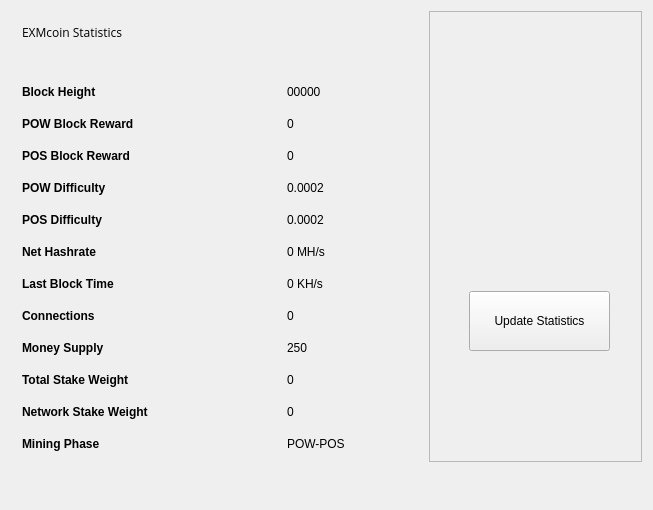
<?xml version="1.0" encoding="UTF-8"?>
<ui version="4.0">
 <class>StatisticsPage</class>
 <widget class="QWidget" name="StatisticsPage">
  <property name="windowModality">
   <enum>Qt::NonModal</enum>
  </property>
  <property name="geometry">
   <rect>
    <x>0</x>
    <y>0</y>
    <width>653</width>
    <height>510</height>
   </rect>
  </property>
  <property name="windowTitle">
   <string>Digging</string>
  </property>
  <property name="styleSheet">
   <string notr="true">font-family:'Open Sans, sans-serif';</string>
  </property>
  <layout class="QGridLayout" name="gridLayout">
   <property name="sizeConstraint">
    <enum>QLayout::SetMaximumSize</enum>
   </property>
   <item row="0" column="1">
    <widget class="QFrame" name="frame">
     <property name="minimumSize">
      <size>
       <width>213</width>
       <height>0</height>
      </size>
     </property>
     <property name="frameShape">
      <enum>QFrame::StyledPanel</enum>
     </property>
     <property name="frameShadow">
      <enum>QFrame::Raised</enum>
     </property>
     <widget class="QPushButton" name="startButton">
      <property name="geometry">
       <rect>
        <x>40</x>
        <y>280</y>
        <width>141</width>
        <height>60</height>
       </rect>
      </property>
      <property name="sizePolicy">
       <sizepolicy hsizetype="Fixed" vsizetype="Fixed">
        <horstretch>0</horstretch>
        <verstretch>0</verstretch>
       </sizepolicy>
      </property>
      <property name="minimumSize">
       <size>
        <width>120</width>
        <height>60</height>
       </size>
      </property>
      <property name="autoFillBackground">
       <bool>false</bool>
      </property>
      <property name="styleSheet">
       <string notr="true"/>
      </property>
      <property name="text">
       <string>Update Statistics</string>
      </property>
     </widget>
     <widget class="QLabel" name="label">
      <property name="geometry">
       <rect>
        <x>10</x>
        <y>10</y>
        <width>191</width>
        <height>191</height>
       </rect>
      </property>
      <property name="text">
       <string/>
      </property>
      <property name="pixmap">
       <pixmap resource="../bitcoin.qrc">:/icons/coinbg</pixmap>
      </property>
      <property name="scaledContents">
       <bool>true</bool>
      </property>
     </widget>
    </widget>
   </item>
   <item row="0" column="0">
    <widget class="QFrame" name="gridFrame_2">
     <layout class="QGridLayout" name="gridLayout_4">
      <item row="3" column="0">
       <layout class="QFormLayout" name="formLayout_2">
        <property name="fieldGrowthPolicy">
         <enum>QFormLayout::FieldsStayAtSizeHint</enum>
        </property>
        <property name="horizontalSpacing">
         <number>139</number>
        </property>
        <property name="verticalSpacing">
         <number>18</number>
        </property>
        <property name="rightMargin">
         <number>0</number>
        </property>
        <item row="1" column="0">
         <widget class="QLabel" name="label_14">
          <property name="text">
           <string>&lt;html&gt;&lt;head/&gt;&lt;body&gt;&lt;p&gt;&lt;span style=&quot; font-weight:600;&quot;&gt;Block Height&lt;/span&gt;&lt;/p&gt;&lt;/body&gt;&lt;/html&gt;</string>
          </property>
         </widget>
        </item>
        <item row="1" column="1">
         <widget class="QLabel" name="heightBox">
          <property name="text">
           <string>00000</string>
          </property>
         </widget>
        </item>
        <item row="2" column="0">
         <widget class="QLabel" name="label_12">
          <property name="text">
           <string>&lt;html&gt;&lt;head/&gt;&lt;body&gt;&lt;p&gt;&lt;span style=&quot; font-weight:600;&quot;&gt;POW Block Reward&lt;/span&gt;&lt;/p&gt;&lt;/body&gt;&lt;/html&gt;</string>
          </property>
         </widget>
        </item>
        <item row="2" column="1">
         <widget class="QLabel" name="rewardBox">
          <property name="text">
           <string>0</string>
          </property>
         </widget>
        </item>
        <item row="3" column="0">
         <widget class="QLabel" name="label_17">
          <property name="text">
           <string>&lt;html&gt;&lt;head/&gt;&lt;body&gt;&lt;p&gt;&lt;span style=&quot; font-weight:600;&quot;&gt;POS Block Reward&lt;/span&gt;&lt;/p&gt;&lt;/body&gt;&lt;/html&gt;</string>
          </property>
         </widget>
        </item>
        <item row="3" column="1">
         <widget class="QLabel" name="posrewardBox">
          <property name="text">
           <string>0</string>
          </property>
         </widget>
        </item>
        <item row="4" column="0">
         <widget class="QLabel" name="label_13">
          <property name="text">
           <string>&lt;html&gt;&lt;head/&gt;&lt;body&gt;&lt;p&gt;&lt;span style=&quot; font-weight:600;&quot;&gt;POW Difficulty&lt;/span&gt;&lt;/p&gt;&lt;/body&gt;&lt;/html&gt;</string>
          </property>
         </widget>
        </item>
        <item row="4" column="1">
         <widget class="QLabel" name="diffBox">
          <property name="text">
           <string>0.0002</string>
          </property>
         </widget>
        </item>
        <item row="5" column="0">
         <widget class="QLabel" name="label_9">
          <property name="text">
           <string>&lt;html&gt;&lt;head/&gt;&lt;body&gt;&lt;p&gt;&lt;span style=&quot; font-weight:600;&quot;&gt;POS Difficulty&lt;/span&gt;&lt;/p&gt;&lt;/body&gt;&lt;/html&gt;</string>
          </property>
         </widget>
        </item>
        <item row="5" column="1">
         <widget class="QLabel" name="diffBox2">
          <property name="text">
           <string>0.0002</string>
          </property>
         </widget>
        </item>
        <item row="6" column="1">
         <widget class="QLabel" name="pawrateBox">
          <property name="text">
           <string>0 MH/s</string>
          </property>
         </widget>
        </item>
        <item row="7" column="0">
         <widget class="QLabel" name="label3_2">
          <property name="sizePolicy">
           <sizepolicy hsizetype="Preferred" vsizetype="Maximum">
            <horstretch>0</horstretch>
            <verstretch>0</verstretch>
           </sizepolicy>
          </property>
          <property name="text">
           <string>&lt;html&gt;&lt;head/&gt;&lt;body&gt;&lt;p&gt;&lt;span style=&quot; font-weight:600;&quot;&gt;Last Block Time&lt;/span&gt;&lt;/p&gt;&lt;/body&gt;&lt;/html&gt;</string>
          </property>
         </widget>
        </item>
        <item row="7" column="1">
         <widget class="QLabel" name="localBox">
          <property name="text">
           <string>0 KH/s</string>
          </property>
         </widget>
        </item>
        <item row="8" column="0">
         <widget class="QLabel" name="label1_2">
          <property name="text">
           <string>&lt;html&gt;&lt;head/&gt;&lt;body&gt;&lt;p&gt;&lt;span style=&quot; font-weight:600;&quot;&gt;Connections&lt;/span&gt;&lt;/p&gt;&lt;/body&gt;&lt;/html&gt;</string>
          </property>
         </widget>
        </item>
        <item row="8" column="1">
         <widget class="QLabel" name="connectionBox">
          <property name="text">
           <string>0</string>
          </property>
         </widget>
        </item>
        <item row="9" column="0">
         <widget class="QLabel" name="label_8">
          <property name="text">
           <string>&lt;html&gt;&lt;head/&gt;&lt;body&gt;&lt;p&gt;&lt;span style=&quot; font-weight:600;&quot;&gt;Money Supply&lt;/span&gt;&lt;/p&gt;&lt;/body&gt;&lt;/html&gt;</string>
          </property>
         </widget>
        </item>
        <item row="9" column="1">
         <widget class="QLabel" name="volumeBox">
          <property name="text">
           <string>250</string>
          </property>
         </widget>
        </item>
        <item row="10" column="0">
         <widget class="QLabel" name="label_10">
          <property name="text">
           <string>&lt;html&gt;&lt;head/&gt;&lt;body&gt;&lt;p&gt;&lt;span style=&quot; font-weight:600;&quot;&gt;Total Stake Weight&lt;/span&gt;&lt;/p&gt;&lt;/body&gt;&lt;/html&gt;</string>
          </property>
         </widget>
        </item>
        <item row="10" column="1">
         <widget class="QLabel" name="minBox">
          <property name="text">
           <string>0</string>
          </property>
         </widget>
        </item>
        <item row="11" column="0">
         <widget class="QLabel" name="label_11">
          <property name="text">
           <string>&lt;html&gt;&lt;head/&gt;&lt;body&gt;&lt;p&gt;&lt;span style=&quot; font-weight:600;&quot;&gt;Network Stake Weight&lt;/span&gt;&lt;/p&gt;&lt;/body&gt;&lt;/html&gt;</string>
          </property>
         </widget>
        </item>
        <item row="11" column="1">
         <widget class="QLabel" name="maxBox">
          <property name="text">
           <string>0</string>
          </property>
         </widget>
        </item>
        <item row="12" column="0">
         <widget class="QLabel" name="label_15">
          <property name="text">
           <string>&lt;html&gt;&lt;head/&gt;&lt;body&gt;&lt;p&gt;&lt;span style=&quot; font-weight:600;&quot;&gt;Mining Phase&lt;/span&gt;&lt;/p&gt;&lt;/body&gt;&lt;/html&gt;</string>
          </property>
         </widget>
        </item>
        <item row="12" column="1">
         <widget class="QLabel" name="cBox">
          <property name="text">
           <string>POW-POS</string>
          </property>
         </widget>
        </item>
        <item row="6" column="0">
         <widget class="QLabel" name="label_16">
          <property name="text">
           <string>&lt;html&gt;&lt;head/&gt;&lt;body&gt;&lt;p&gt;&lt;span style=&quot; font-weight:600;&quot;&gt;Net Hashrate&lt;/span&gt;&lt;/p&gt;&lt;/body&gt;&lt;/html&gt;</string>
          </property>
         </widget>
        </item>
       </layout>
      </item>
      <item row="1" column="0">
       <layout class="QHBoxLayout" name="horizontalLayout_4">
        <property name="spacing">
         <number>7</number>
        </property>
        <item>
         <widget class="QLabel" name="label_5">
          <property name="font">
           <font>
            <family>Open Sans, sans-serif</family>
           </font>
          </property>
          <property name="text">
           <string>EXMcoin Statistics</string>
          </property>
         </widget>
        </item>
        <item>
         <spacer name="horizontalSpacer_2">
          <property name="orientation">
           <enum>Qt::Horizontal</enum>
          </property>
          <property name="sizeHint" stdset="0">
           <size>
            <width>40</width>
            <height>20</height>
           </size>
          </property>
         </spacer>
        </item>
       </layout>
      </item>
      <item row="2" column="0">
       <spacer name="verticalSpacer_2">
        <property name="orientation">
         <enum>Qt::Vertical</enum>
        </property>
        <property name="sizeHint" stdset="0">
         <size>
          <width>20</width>
          <height>40</height>
         </size>
        </property>
       </spacer>
      </item>
     </layout>
    </widget>
   </item>
   <item row="1" column="0">
    <spacer name="verticalSpacer">
     <property name="orientation">
      <enum>Qt::Vertical</enum>
     </property>
     <property name="sizeHint" stdset="0">
      <size>
       <width>20</width>
       <height>40</height>
      </size>
     </property>
    </spacer>
   </item>
  </layout>
 </widget>
 <layoutdefault spacing="6" margin="11"/>
 <resources>
  <include location="../bitcoin.qrc"/>
 </resources>
 <connections/>
</ui>
